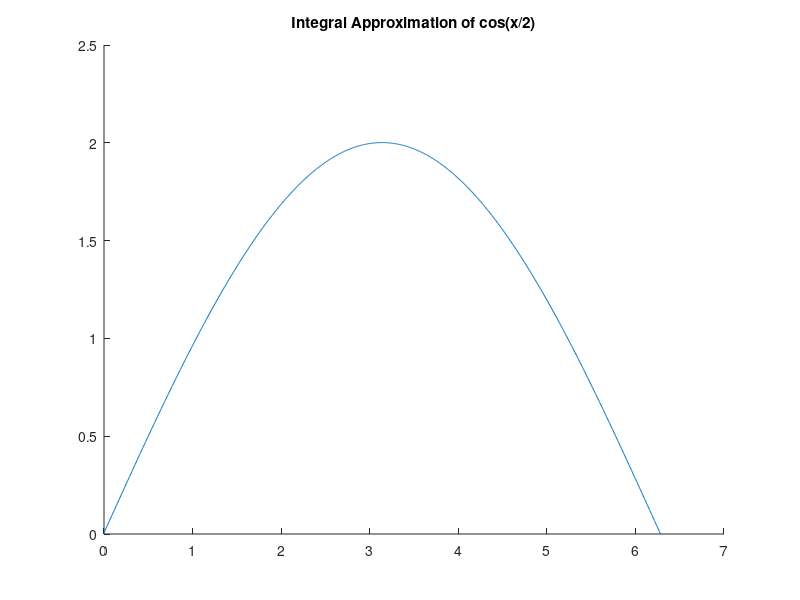

Source code (MATLAB):
% Simon Yoon ECE210A HW2 
clc
clear
close all

%% Question 1


x100 = linspace(0, 2*pi, 100);
x1000 = linspace(0, 2*pi, 1000);
y100 = cos(x100./2);
y1000 = cos(x1000./2);

dy100dx100 = diff(y100)./diff(x100);    % Derivative cos(x/2) = -(1/2)*sin(x/2)
dy1000dx1000 = diff(y1000)./diff(x1000);

checkd100 = -(1/2)*sin(x100/2);
checkd1000 = -(1/2)*sin(x1000/2);
ediffd100 = checkd100(1:end-1) - dy100dx100;
ediffd1000 = checkd1000(1:end-1) - dy1000dx1000;
maxdiffd100 = max(ediffd100); % = 0.0079
maxdiffd1000 = max(ediffd1000); % = 7.8618e-04 ... length 1000 to produce better results

integ100 =  cumsum(y100 * (2*pi)/100);  % Integral cos(x/2) = 2*sin(x/2)
integ1000 =  cumsum(y1000 * (2*pi)/1000);
checkinteg100 = 2*sin(x100./2);
checkinteg1000 = 2*sin(x1000./2);
diffinteg100 = checkinteg100 - integ100; 
diffinteg1000 = checkinteg1000 - integ1000; 

maxdiffinteg100 = max(diffinteg100);   % 0.0059
maxdiffinteg1000 = max(diffinteg1000); % = 5.8348e-04 ...  length 1000 to produce better results

hold on;
figure(1); 
title('Integral Approximation of cos(x/2)');
plot(x1000, integ1000);

%% Question 2


M = linspace (1,100, 100);
A = reshape(M,10,10,1);
Aud = flipud(A);
A(4,:) = fliplr(A(4,:)); 
AColsum = sum(A,1);
ARowProd = prod(A,2);
Adiagonal = diag(A);
A(7,:) = [];

%% Question 3


% for loop w/o preallocation
tic
for i = 1:300
    for j = 1:300
        B(i,j) = 1/(2*pi) * 10/((i-150)^2 + (j-150)^2 + 10^2)^(3/2);
    end
end
toc
 
% for loop with preallocation
B = zeros(300,300);
tic
for i = 1:300
   for j = 1:300
       B(i,j) = 1/(2*pi) * 10/((i-150)^2 + (j-150)^2 + 10^2)^(3/2);
   end
end
toc

% element-wise matrix operations
tic
    a = 1:300;
    b = a; 
    
    [i,j] = meshgrid(a,b);
    
    C = 1/(2*pi) * 10./((i-150).^2 + (j-150).^2 + 10^2).^(3/2);
    
toc